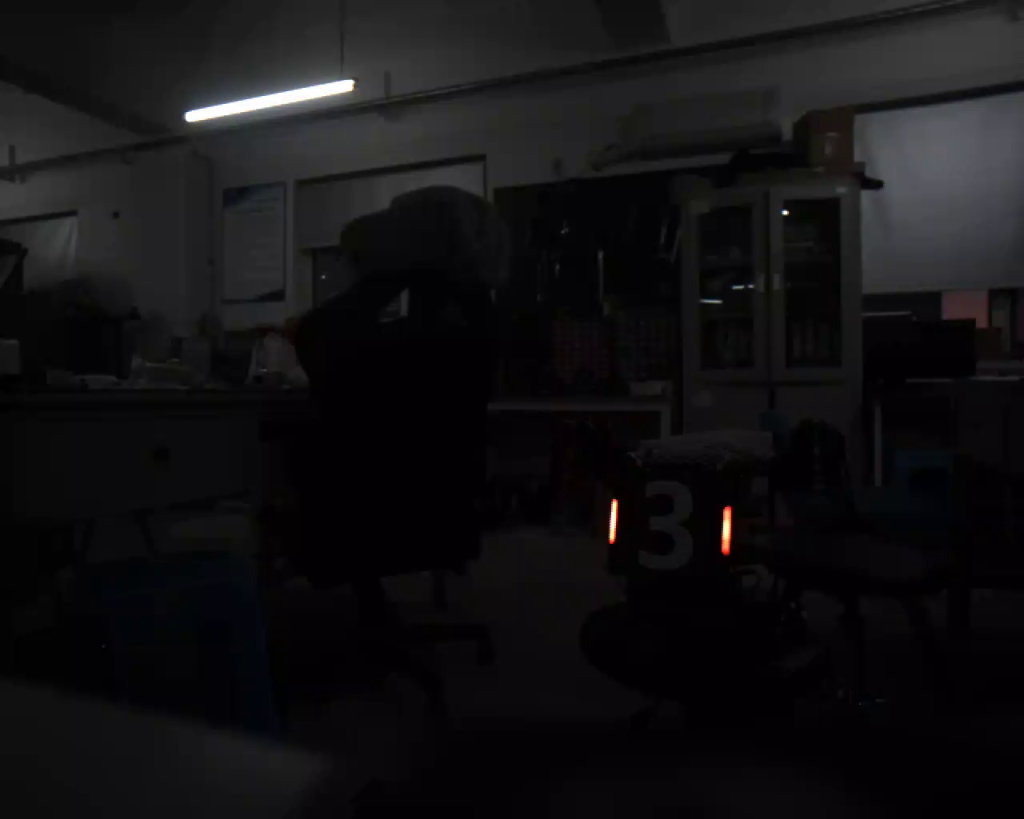
//> input picture assets/armor_red_frame0.png, 1024 x 819 px
$ ./02_mask   (built with g++ and OpenCV 4)
//> lines starting //> are read from the running program, lines starting //| are printed output that depends on the picture; after the words box and inside, x2 and y2 are one past the last pixel; in counts of white or black regions, pixels touching at a corner belong together
#include <opencv2/opencv.hpp>
#include <fstream>
#include <iostream>
#include <string>
#include <vector>

#ifndef PROJECT_ROOT
#define PROJECT_ROOT "."
#endif

static int regionCount(const cv::Mat& binary, std::vector<double>& areas) {
    std::vector<std::vector<cv::Point>> contours;
    cv::findContours(binary.clone(), contours, cv::RETR_EXTERNAL, cv::CHAIN_APPROX_SIMPLE);
    areas.clear();
    for (const auto& c : contours) areas.push_back(cv::contourArea(c));
    return static_cast<int>(contours.size());
}

int main() {
    const std::string root = PROJECT_ROOT;
    const std::string image_path = root + "/assets/armor_red_frame0.png";
    cv::Mat img = cv::imread(image_path, cv::IMREAD_COLOR);
//> img is the input picture: 819 rows x 1024 cols, CV_8UC3; mean B, G, R 19.4, 17.2, 18.5
    if (img.empty()) {
        std::cerr << "无法读取图像: " << image_path << std::endl;
        return 1;
    }

    std::ofstream out(root + "/results/02_mask.log");
    auto log = [&](const std::string& line) {
        std::cout << line << std::endl;
        out << line << std::endl;
    };

    std::vector<cv::Mat> ch;
    cv::split(img, ch);              // ch[0]=B, ch[1]=G, ch[2]=R，均为 CV_8U
    const cv::Mat& B = ch[0];
    const cv::Mat& R = ch[2];

    // S = max(R - B, 0)。用 CV_16S 保存有符号差，避免 uchar 直接相减下溢；
    // 讲义 2.3.2 中的“饱和减法”在此用 max(., 0) 显式实现。
    cv::Mat diff16, score16, score8;
    cv::subtract(R, B, diff16, cv::noArray(), CV_16S);
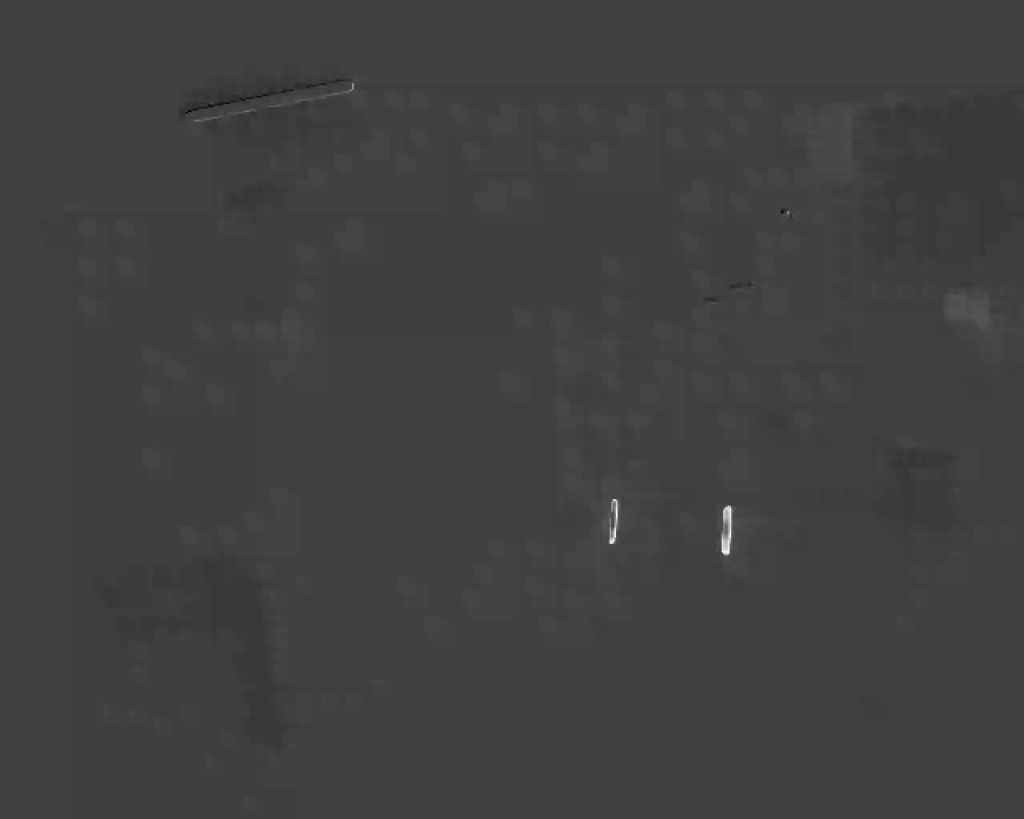
//> diff16: 819 rows x 1024 cols, CV_16SC1; min -79, max 228, mean -0.9; drawn with min black and max white
    cv::Mat zero = cv::Mat::zeros(diff16.size(), diff16.type());
    cv::max(diff16, zero, score16);
    score16.convertTo(score8, CV_8U);   // 差值范围 -255..255，截断负值后不会超过 255

    // 掩膜 M = (S > 60) 且 (R > 100)，两个比较都采用严格大于
    cv::Mat scoreBin, rBin, mask, closed;
    cv::threshold(score8, scoreBin, 60, 255, cv::THRESH_BINARY);
    cv::threshold(R, rBin, 100, 255, cv::THRESH_BINARY);
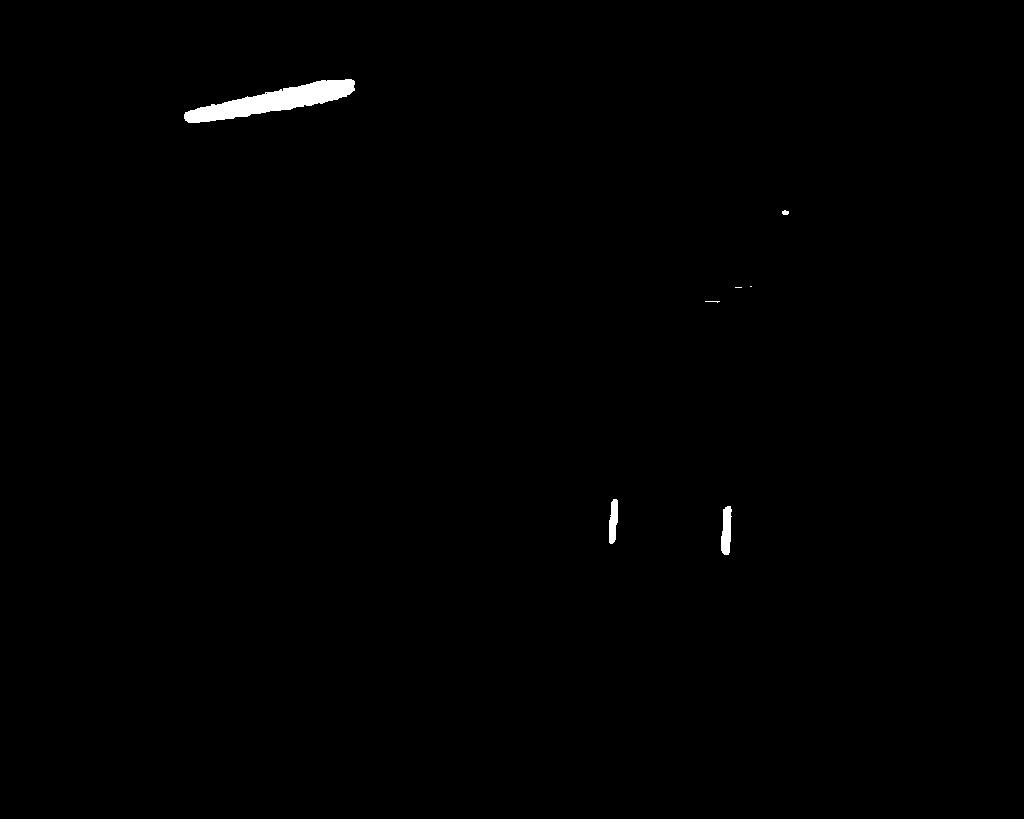
//> rBin: 819 rows x 1024 cols, CV_8UC1; 0.47% white; 7 white regions (3 under 20 px), largest, box (x1, y1, x2, y2) and area: (184, 79, 355, 123) 3149, (721, 506, 732, 555) 409, (609, 499, 618, 544) 313, (782, 210, 789, 215) 28
    cv::bitwise_and(scoreBin, rBin, mask);
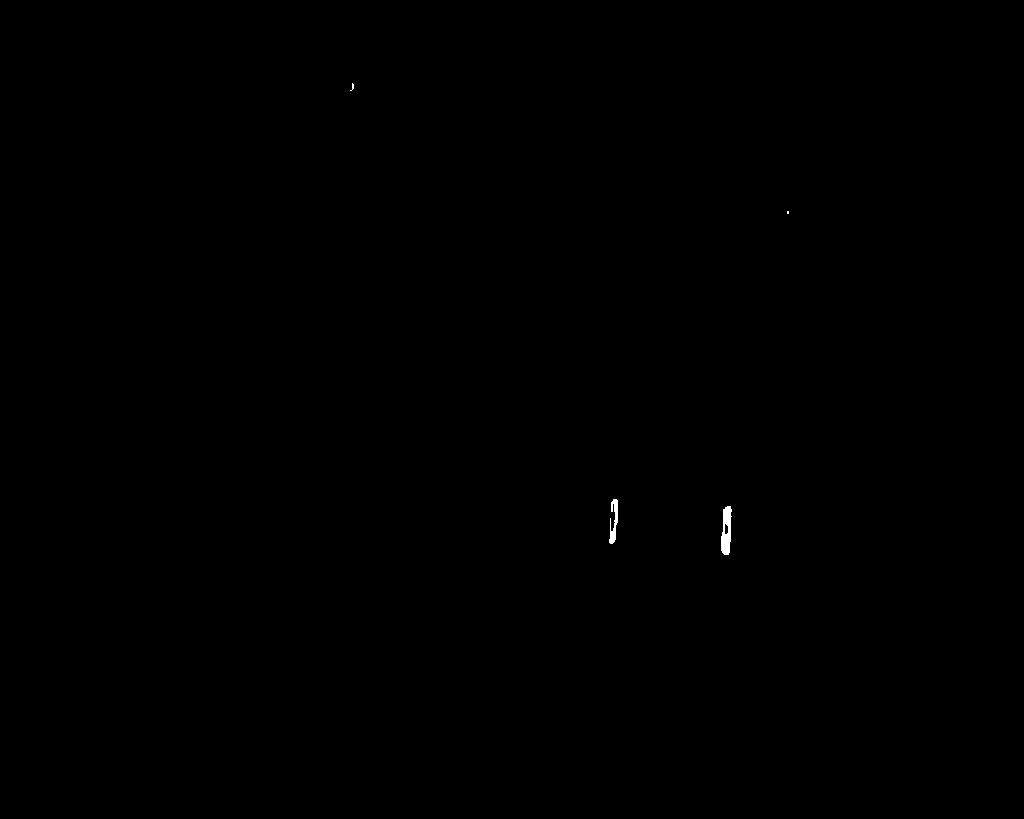
//> mask: 819 rows x 1024 cols, CV_8UC1; 0.07% white; 4 white regions (2 under 20 px), largest, box (x1, y1, x2, y2) and area: (721, 506, 732, 555) 382, (609, 499, 618, 544) 221

    cv::Mat kernel = cv::getStructuringElement(cv::MORPH_RECT, cv::Size(3, 3));
    cv::morphologyEx(mask, closed, cv::MORPH_CLOSE, kernel);
//> closed: 819 rows x 1024 cols, CV_8UC1; 0.08% white; 4 white regions (2 under 20 px)

    cv::imwrite(root + "/results/02_score.png", score8);
    cv::imwrite(root + "/results/02_mask.png", mask);
    cv::imwrite(root + "/results/02_closed.png", closed);

    log("=== 练习 02：颜色差分数、阈值掩膜与形态学 ===");
    log("输入: assets/armor_red_frame0.png  " + std::to_string(img.cols) + "x" + std::to_string(img.rows));
    log("");
    log("[基线参数] 红色分数 S=max(R-B,0)；Tc=60；Tr=100；结构元素 3x3 矩形；闭运算");
    log("");
    const int n_score = cv::countNonZero(scoreBin);
    const int n_r = cv::countNonZero(rBin);
//> n_r = 3924
    const int n_mask = cv::countNonZero(mask);
//> n_mask = 623
    log("仅 S>60 的前景像素数        = " + std::to_string(n_score));
    log("仅 R>100 的前景像素数       = " + std::to_string(n_r));
    log("两条件取交集后的前景像素数  = " + std::to_string(n_mask));
    log("被 R>100 条件排除的像素数   = " + std::to_string(n_score - n_mask));
    log("讲义主例为 980 -> 948（去掉 32 个）；本图为缩放显示版，数值不同属正常");
    log("");

    std::vector<double> a0, a1;
    const int c0 = regionCount(mask, a0);
//> in regionCount, `cv::findContours(binary.clone(), contours, cv::RETR_EXTERNAL, cv::CHAI..`: contours = 4 contours, 2 with area under 20; largest, box (x1, y1, x2, y2) and area: (721, 506, 732, 555) 354, (609, 499, 618, 544) 152
//> the loop in regionCount, `for (const auto& c : contours) areas.push_back(cv::contourArea(c));` made 4 passes
//> a0 = [354.5, 151.5, 2, 5]; c0 = 4
    const int c1 = regionCount(closed, a1);
//> in regionCount (call 2), `cv::findContours(binary.clone(), contours, cv::RETR_EXTERNAL, cv::CHAI..`: contours = 4 contours, 2 with area under 20; largest, box (x1, y1, x2, y2) and area: (721, 506, 732, 555) 354, (609, 499, 618, 544) 176
//> the loop in regionCount (call 2), `for (const auto& c : contours) areas.push_back(cv::contourArea(c));` made 4 passes
//> a1 = [354.5, 176, 2, 5]; c1 = 4
    log("闭运算前外轮廓连通区域数 = " + std::to_string(c0));
    log("闭运算后外轮廓连通区域数 = " + std::to_string(c1));
    log("讲义主例为 9 -> 5：闭运算把左灯条附近碎块并入灯条，远处小区域仍保留，靠面积下限排除");

    std::string small;
    int small_n = 0;
    for (double a : a1) {
        if (a < 20) {
            ++small_n;
            small += " " + std::to_string(a);
        }
    }
//> this loop made 4 passes
//> (a, small_n, small) on passes 3 to 4: (2, 1, " 2.000000"), (5, 2, " 2.000000 5.000000")
//> a on passes 1 to 2: 354.5, 176
//> after the loop, small_n = 2
    log("闭运算后面积 <20 的区域数 = " + std::to_string(small_n) + "，面积列表:" + small);
    log("");
    log("[输出文件]");
    log("results/02_score.png   颜色差分数图（越亮表示红蓝差异越大）");
    log("results/02_mask.png    双阈值二值掩膜（前景 255 / 背景 0）");
    log("results/02_closed.png  3x3 闭运算结果");
    log("");
    log("[为什么用闭运算而不是开运算]");
    log("灯条中心接近白色，B/G/R 都很大，R-B 不超过 55，无法通过 S>60，掩膜呈空心细框；");
    log("3x3 腐蚀要求结构元素覆盖区域全为前景，会把 2 像素宽的空心边打断，膨胀无法恢复；");
    log("讲义中开运算后左灯条断成约 32 和 19 像素两段，Red_5000 前 300 帧无候选输出。");
    return 0;
}
